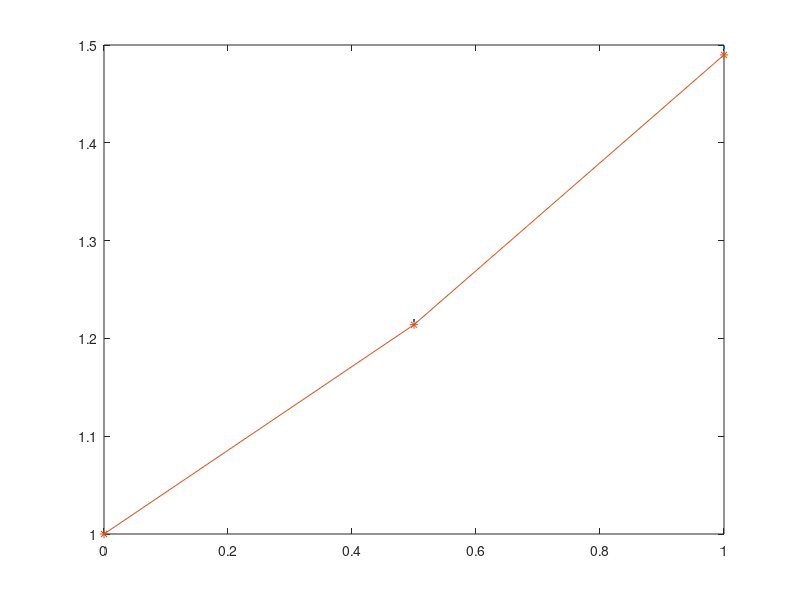

MATLAB code for this plot:
clear all; clc;
format long;

a = 0;
b = 1;
h = .5;
n = (b - a) / h;
y0 = 1;
t = a + [0 : n] * h;
y(1) = y0;
f = @(t, y) exp(t - y);

for i = 2 : n + 1
    y(i) = y(i - 1) + h / 2 * (f(t(i - 1), y(i - 1)) + f(t(i), y(i - 1) + h * f(t(i - 1), y(i - 1))));
end

y
yext = log(exp(t) + exp(1) - 1)
plot(t, y, '.', t, yext, '-*');